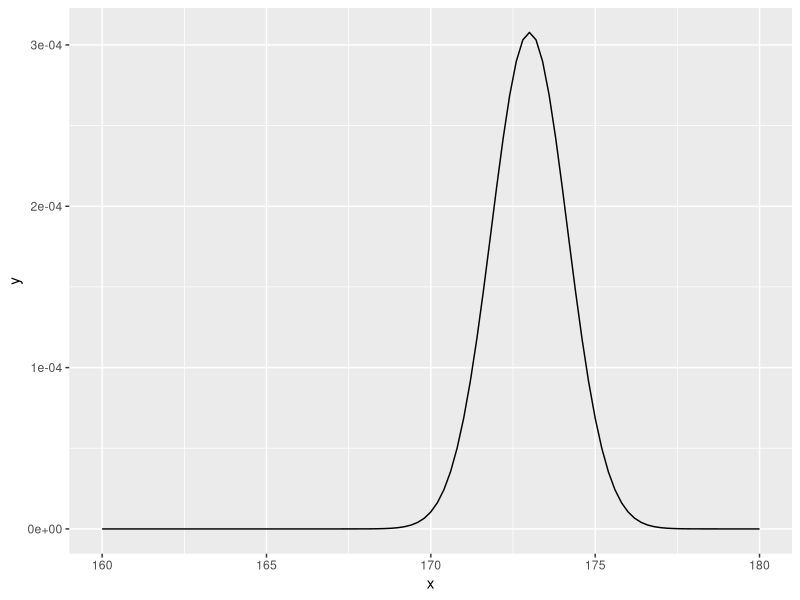

Write R code to recreate this figure.
library("ggplot2")
library("epitools")

# 1
#(1)

eq1 = function(x){dnorm(x,170,2)} #likelihood function for mu1
eq1.1<-function(x){log(eq1(x))} #loglikelihood function for mu1

# Graph of the likelihood function 
# ggplot(data.frame(x=c(160, 180)), aes(x=x)) +
#   stat_function(fun=eq1, geom="line") + 
#   xlab("x") +
#   ylab("y")

eq2 = function(x){dnorm(x,172,2)} #likelihood function for mu2
eq2.1 = function(x){log(eq2(x))} #loglikelihood function for mu2

eq3 = function(x){dnorm(x,177,2)} #likelihood function for mu3
eq3.1 = function(x){log(eq3(x))} #loglikelihood function for mu3

mu<-seq(160,180,0.1)

(L1=max(eq1.1(mu))*max(eq2.1(mu))*max(eq3.1(mu)))


# (2)

#likelihood function for mu1=mu2=mu3=mu
likelifun2<- function(x){
(8*pi)^(-1.5)*exp(-0.125*((170-x)^2+(172-x)^2 + (177-x)^2))
  }

# Graph of the likelihood function 
ggplot(data.frame(x=c(160, 180)), aes(x=x)) +
  stat_function(fun=likelifun2, geom="line") +
  xlab("x") +
  ylab("y")

max(likelifun2(mu))

(L2=log(max(likelifun2(mu))))

# (3)
(L3=log(likelifun2(168)))

# (4)

L1>L2
L2>L3

2*(L1-L2)
# pearson chisqaure statistics
# 
2*(L2-L3)


#2
#(1)
eq1 = function(x){dnorm(x,170,2)} #likelihood function for mu1
eq1.1<-function(x){log(eq1(x))} #loglikelihood function for mu1

# Graph of the likelihood function 
# ggplot(data.frame(x=c(160, 180)), aes(x=x)) +
#   stat_function(fun=eq1, geom="line") + 
#   xlab("x") +
#   ylab("y")

eq2 = function(x){dnorm(x,172,2)} #likelihood function for mu2
eq2.1 = function(x){log(eq2(x))} #loglikelihood function for mu2

eq3 = function(x){dnorm(x,177,2)} #likelihood function for mu3
eq3.1 = function(x){log(eq3(x))} #loglikelihood function for mu3

mu<-seq(150,180,0.1)

(L1.2<-max(eq1.1(mu))*max(eq2.1(mu))*max(eq3.1(mu)))


#(2)
dat=as.data.frame(matrix(c(0.5,1,1.5,170,172,177),byrow = FALSE, nrow = 3))
names(dat)=c('x','y')
fit<-lm(y ~ x, data=dat)
summary(fit)
166+dat$x*7
(L2.2=log((8*pi)^(-1.5)*exp(-0.125*((170-169.5)^2+(172-173.0)^2 + (177-176.5)^2))))

#(3)
163+dat$x*6
(L3.2=log((8*pi)^(-1.5)*exp(-0.125*((170-166)^2+(172-169)^2 + (177-172)^2))))

#(4)
L1.2>L2.2
L2.2>L3.2

2*(L1.2-L2.2)
2*(L2.2-L3.2)
#similar to pearson chisquare statistics

#(5)
eq1 = function(x){dnorm(x,170,sqrt(10))} #likelihood function for mu1
eq1.2<-function(x){log(eq1(x))} #loglikelihood function for mu1
eq2 = function(x){dnorm(x,172,sqrt(10))} #likelihood function for mu2
eq2.2 = function(x){log(eq2(x))} #loglikelihood function for mu2
eq3 = function(x){dnorm(x,177,sqrt(10))} #likelihood function for mu3
eq3.2 = function(x){log(eq3(x))} #loglikelihood function for mu3
(L1.3<-log(max(eq1(mu))^3))

(L2.3=log((20*pi)^(-1.5)*exp(-0.05*((170-169.5)^2+(172-173.0)^2 + (177-176.5)^2))))

(L3.3=log((20*pi)^(-1.5)*exp(-0.05*((170-166)^2+(172-169)^2 + (177-172)^2))))

L1.3>L2.3
L2.3>L3.3

2*(L1.3-L2.3)
2*(L2.3-L3.3)
#doent affect the order of three stats. but due to the increase of population variation,
#the deviance decreased.

#3
#(1)
cont<-matrix(c(22,18,26,14),byrow=TRUE,nrow=2)
row.names(cont)<-c('Male','Female')
colnames(cont)<-c('High','Low')
chisq.test(cont,correct = FALSE)
#행과열이 통계적으로 독립인가

#(2)
prop.test(cont)

#(3)
#install.packages('epitools')
# library(epitools)
riskratio.wald(cont,correction = FALSE)

estm<- (22/40)/(26/40)
log(estm)
se_log<-sqrt((18/40)/22 + (14/40)/26)
#95% ci for log estimate
lower<-log(estm)-1.96*se_log ; upper<-log(estm)+1.96*se_log
#95% ci for estimate(RR)
exp(lower);exp(upper)


#(4) 
#oddsratio.small(cont,correction=FALSE)
ore<-(22*14)/(18*26)
ase_log<-sqrt(1/22 + 1/26 + 1/18 + 1/14)
lo<-log(ore)-ase_log ; up<-log(ore)+ase_log
exp(lo);exp(up)

#(5)
a<-matrix(nrow = 80,ncol = 2)
colnames(a)<-c('Male','High')
a[1:40,1]<-1
a[1:22,2]<-1
a[41:66,2]<-1
for (k in 1:80)  {
  for (j in 1:2) {
    if (is.na(a[k,j])) a[k,j]=0
  }
}

df<-data.frame(a)
cor(df)
cor.test(df$Male,df$High)

#(6)
# 검정은 유효하지 않다.켄달 타우로 
# 부부간의 학력이 유사한 짝표본과
# 상이한 짝표본의 수를 비교해본다.
